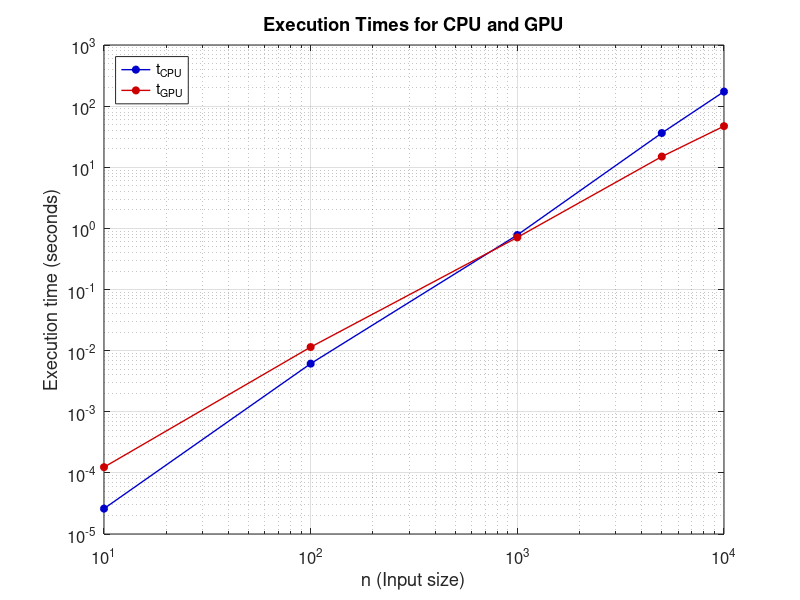

The MATLAB source for this figure:
% Data from the table
n = [10, 100, 1000, 5000, 10000]; % Input sizes
t_CPU = [0.000026, 0.006122, 0.779923, 36.279284, 172.897618]; % CPU times
t_GPU = [0.000124, 0.011438, 0.711531, 14.948885, 47.040588];  % GPU times

% Create the plot
figure;

% Plot CPU and GPU data
semilogx(n, t_CPU, '-o', 'LineWidth', 1, 'Color', [0 0 0.8], 'MarkerSize', 5, 'MarkerFaceColor', [0 0 0.8]); % CPU (blue)
hold on;
semilogx(n, t_GPU, '-o', 'LineWidth', 1, 'Color', [0.8 0 0], 'MarkerSize', 5, 'MarkerFaceColor', [0.8 0 0]); % GPU (dark red)

set(gca, 'YScale', 'log'); % Logarithmic y-axis for detailed scale

% Add labels and title
xlabel('n (Input size)', 'FontSize', 12);
ylabel('Execution time (seconds)', 'FontSize', 12);
title('Execution Times for CPU and GPU', 'FontSize', 14);

% Customize grid and appearance
grid on;

% Add legend
legend({'t_{CPU}', 't_{GPU}'}, 'Location', 'northwest', 'FontSize', 10);

% Adjust font size
set(gca, 'FontSize', 12);

hold off;
